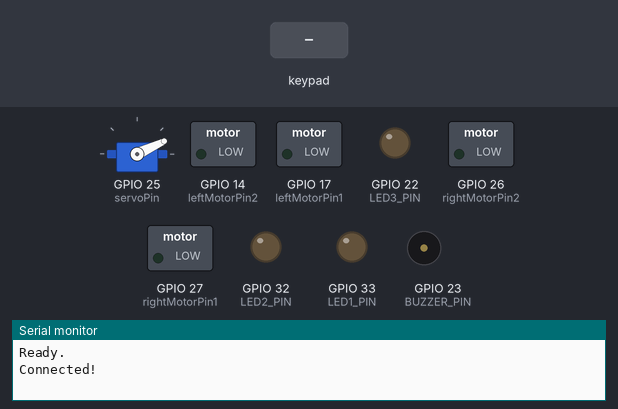
Simulated run of this sketch. Board: ESP32. Parts: servo, switched loads named in the sketch (green lamp = pin HIGH), output pins drawn as LEDs (lit = HIGH), buzzer (waves = sounding, pin HIGH), the last lines printed to the serial monitor. The inputs (shaded band) are chosen by the test bench. Nothing arrives over Bluetooth unless stated.

Above: at 1.2 s.
1.3 s: key 'S' pressed
At 1.51 s:
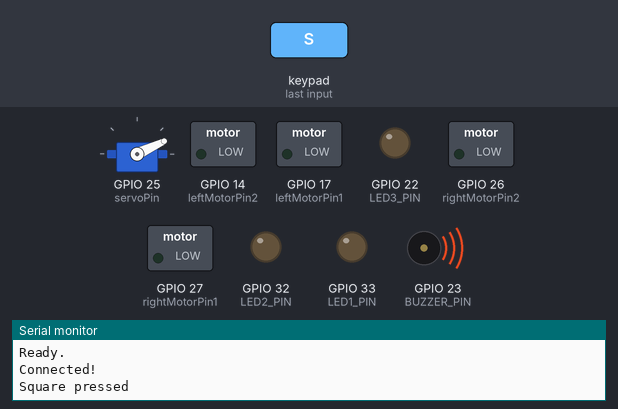
3.2 s: key 'T' pressed
Timing chart, 0 to 6.2 s (numbered marks = the images above; inputs shaded):
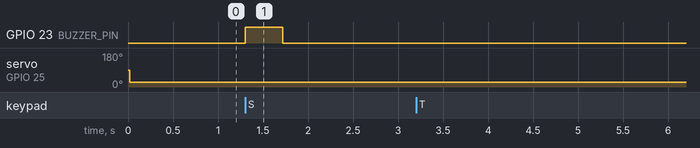

Measured:
- after the input at 1.3 s, GPIO 23 (BUZZER_PIN): LOW → HIGH at once, → LOW 0.42 s later

The sketch:

autov7.ino
```cpp
// Logica ledcAttach actualizada
#include <ESP32Servo.h>
#include <Ps3Controller.h>

// Define LED Pins
#define LED1_PIN 33
#define LED2_PIN 32
#define LED3_PIN 22

// Define Buzzer Pin
#define BUZZER_PIN 23

// Variables to hold LED states
bool ledSequenceActive = false;
int colorStep = 0;

bool buzzer_state = false;

bool nitroState = false;

// Pines para los LEDs
const uint8_t ledPin = 2; // Cambia al pin que estés utilizando
const uint8_t ledPin2 = 4; // Cambia al pin que estés utilizando

// Pines para los motores
int rightMotorPin2 = 26;
int rightMotorPin1 = 27;
int leftMotorPin2 = 14;
int leftMotorPin1 = 17;

// Pin para el servo
static const int servoPin = 25;
Servo servo1;

int LeftAngle = 0;
int RightAngle = 50;
int Normalpos = 25;

const int MAX_MOTOR_SPEED = 1;


void notify() {
  int xAxisValue = Ps3.data.analog.stick.lx;  // Left stick - x axis - right/left car movement

  if (Ps3.data.button.r2) { // Move car Forward
    rotateMotor(MAX_MOTOR_SPEED, MAX_MOTOR_SPEED);
  }
  else if (Ps3.data.button.l2) { // Move car Backward
    rotateMotor(-MAX_MOTOR_SPEED, -MAX_MOTOR_SPEED);
  }
  else if (Ps3.data.button.l1) { // Left emote
    rotateMotor(-MAX_MOTOR_SPEED, MAX_MOTOR_SPEED);
  }
  else if (Ps3.data.button.r1) { // Right emote
    rotateMotor(MAX_MOTOR_SPEED, -MAX_MOTOR_SPEED);
  }
  else { // Stop the car
    rotateMotor(0, 0);
  }

  int servoAngle = map(xAxisValue, -128, 127, 0, 50);
  servo1.write(servoAngle); // Mueve el servo al ángulo mapeado
  // if (xAxisValue < -20) {
  //   servo1.write(LeftAngle);
  // }
  // else if (xAxisValue > 20) {
  //   servo1.write(RightAngle);
  // }
  // else {
  //   servo1.write(Normalpos);
  // }

    // Triangle Button - Toggle LED sequence
  if (Ps3.event.button_down.triangle) {
    Serial.println("Triangle pressed");
    ledSequenceActive = !ledSequenceActive; // Toggle sequence state
    if (!ledSequenceActive) {
      // Turn off RGB LED
      ledcWrite(LED1_PIN, 0);
      ledcWrite(LED2_PIN, 0);
      ledcWrite(LED3_PIN, 0);
    }
  }

  // Square Button - Control Buzzer
  if (Ps3.event.button_down.square) {
    Serial.println("Square pressed");
    buzzer_state = true;
    digitalWrite(BUZZER_PIN, buzzer_state); // Turn buzzer on
  }
  if (Ps3.event.button_up.square) {
    Serial.println("Square released");
    buzzer_state = false;
    digitalWrite(BUZZER_PIN, buzzer_state);  // Turn buzzer off
  }
}

void onConnect() {
  Serial.println("Connected!");
}

void onDisconnect() {
  rotateMotor(0, 0);
}

void rotateMotor(int rightMotorSpeed, int leftMotorSpeed) {
  // Control del motor derecho
  if (rightMotorSpeed < 0) {
    digitalWrite(rightMotorPin1, LOW);
    digitalWrite(rightMotorPin2, HIGH);
  }
  else if (rightMotorSpeed > 0) {
    digitalWrite(rightMotorPin1, HIGH);
    digitalWrite(rightMotorPin2, LOW);
  }
  else {
    digitalWrite(rightMotorPin1, LOW);
    digitalWrite(rightMotorPin2, LOW);
  }

  // Control del motor izquierdo
  if (leftMotorSpeed < 0) {
    digitalWrite(leftMotorPin1, LOW);
    digitalWrite(leftMotorPin2, HIGH);
  }
  else if (leftMotorSpeed > 0) {
    digitalWrite(leftMotorPin1, HIGH);
    digitalWrite(leftMotorPin2, LOW);
  }
  else {
    digitalWrite(leftMotorPin1, LOW);
    digitalWrite(leftMotorPin2, LOW);
  }
}

void setUpPinModes() {
  pinMode(rightMotorPin1, OUTPUT);
  pinMode(rightMotorPin2, OUTPUT);
  pinMode(leftMotorPin1, OUTPUT);
  pinMode(leftMotorPin2, OUTPUT);

  rotateMotor(0, 0);
}

void setup() {

  // Set LED pins as outputs
  pinMode(LED1_PIN, OUTPUT);
  pinMode(LED2_PIN, OUTPUT);
  pinMode(LED3_PIN, OUTPUT);
  pinMode(BUZZER_PIN, OUTPUT);

  setUpPinModes();
  Serial.begin(115200);
  servo1.attach(servoPin);

  // Inicializar el controlador PS3 con la dirección MAC
  Ps3.begin("a4:cf:12:1e:69:6c");
  Ps3.attach(notify);
  Ps3.attachOnConnect(onConnect);
  Ps3.attachOnDisconnect(onDisconnect);

  Serial.println("Ready.");
}

void loop() {
  if (!Ps3.isConnected()) return;

  if (ledSequenceActive) {
    // Update RGB LED color
    updateRGBColor();
    delay(100);  // Adjust the delay to control the speed of the color change
  }
}


void updateRGBColor() {
  // Calculate color values based on colorStep
  uint8_t red = (colorStep * 255) / 255;
  uint8_t green = ((255 - colorStep) * 255) / 255;
  uint8_t blue = ((colorStep % 128) * 255) / 128;

  // Set the RGB color
  ledcWrite(LED1_PIN, red);
  ledcWrite(LED2_PIN, green);
  ledcWrite(LED3_PIN, blue);

  // Update color step
  colorStep++;
  if (colorStep > 255) {
    colorStep = 0;
  }
}
```
